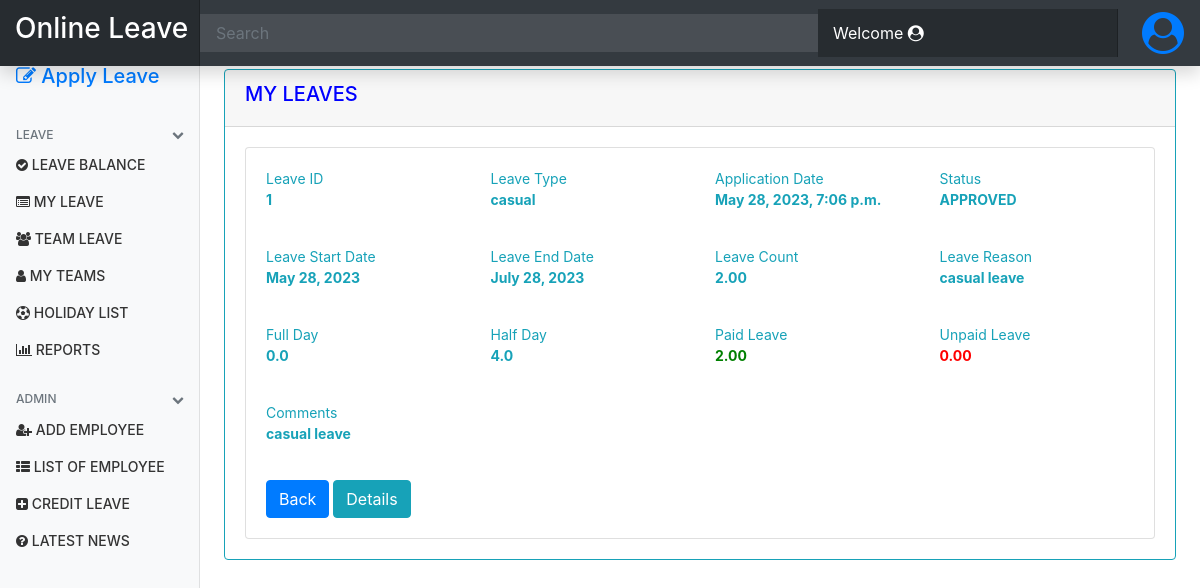
Page /leave/myleave/1/view/ on the committed database.
### applyleave/models.py (models this page shows, shortened)
class LeaveApplication(models.Model):
    empid = models.CharField(max_length=10)  # models.ForeignKey(EmployeeDetails, on_delete=models.CASCADE)
    name = models.CharField(max_length=100)
    company = models.CharField(max_length=50)  # models.ForeignKey(Company, on_delete=models.CASCADE)
    reporting_manager_empid = models.CharField(max_length=10, blank=True, null=True)
    tenure_month = models.IntegerField(default=0)
    applied_on = models.DateTimeField(default=datetime.now(), null=True)
    leave_type = models.CharField(max_length=50)
    leave_start = models.DateField()
    leave_end = models.DateField()
    leave_for = models.CharField(max_length=20)
    days = models.DecimalField(max_digits=5, decimal_places=2, null=True, blank=True, default=0)
    paid_leave = models.DecimalField(max_digits=5, decimal_places=2, null=True, blank=True, default=0)
    unpaid_leave = models.DecimalField(max_digits=5, decimal_places=2, null=True, blank=True, default=0)
    reason = models.CharField(max_length=100, null=True)
    comments = models.CharField(max_length=200, blank=True, null=True, help_text="Maximum Limit is 200 Characters")
    status = models.CharField(max_length=50, choices=STATUS_CHOICE, null=True)
    status_update_by = models.CharField(max_length=50, null=True, blank=True)
    status_update_on = models.DateTimeField(null=True, blank=True)
    category = models.CharField(max_length=50, choices=APPROVE_CATEGORY, null=True)
    manager_remarks = models.CharField(max_length=200, blank=True, null=True, help_text="Maximum Limit is 200 Characters")

### applyleave/views.py (the view)
# urls.py: path('myleave/<int:id>/view/', views.my_leave_view, name='my_leave_view'),
def my_leave_view(request, id=None):
    context = {}
    obj_leave_app = LeaveApplication.objects.get(id=id)
    context['obj_leave_app'] = obj_leave_app
    leave_details = LeaveApplicationDetails.objects.filter(transid=id)
    full_day = LeaveApplicationDetails.objects.filter(transid=id, leave_for='Full Day', remarks='Working Day').count()
    half_day = (obj_leave_app.days - full_day) * 2
    context['full_day'] = float(full_day)
    context['half_day'] = float(half_day)
    context['leave_details'] = leave_details
    return render(request, 'myleave_view.html', context)

### applyleave/templates/myleave_view.html (shortened to what this page needs)
{% extends 'base.html' %}
{% block heading %} MY LEAVES  {% endblock %}
{% block content %}
<form action="/myleave/{{leave.leaveid}}/view/" method="post" style="max-width: 100%;">
    <div class="card">
        <div class="card-body">
            <div class="form-group row">
                    <div class="col-md-3 mb-1">
                        <span class="input-text">Leave ID</span>
                        <p><strong> {{ obj_leave_app.id }} </strong></p>
                    </div>
                    <div class="col-md-3 mb-1">
                        <span class="input-text">Leave Type</span>
                        <p><strong> {{ obj_leave_app.leave_type }} </strong></p>
                    </div>
                    <div class="col-md-3 mb-1">
                        <span class="input-text">Application Date</span>
                        <p><strong> {{ obj_leave_app.applied_on }} </strong></p>
                    </div>
                    <div class="col-md-3 mb-1">
                        <span class="input-text">Status</span>
                        <p><strong> {{ obj_leave_app.status }} </strong></p>
                    </div>
                </div>
                <div class="form-group row">
                    <div class="col-md-3 mb-1">
                        <span class="input-text">Leave Start Date</span>
                        <p><strong> {{ obj_leave_app.leave_start }} </strong></p>
                    </div>
                    <div class="col-md-3 mb-1">
                        <span class="input-text">Leave End Date</span>
                        <p><strong> {{ obj_leave_app.leave_end }} </strong></p>
                    </div>
                    <div class="col-md-3 mb-1">
                        <span class="input-text">Leave Count</span>
                        <p><strong> {{ obj_leave_app.days }}</strong></p>
                    </div>
                    <div class="col-md-3 mb-1">
                        <span class="input-text">Leave Reason</span>
                        <p><strong> {{ obj_leave_app.reason }} </strong></p>
                    </div>
                </div>
                <div class="form-group row">
                    <div class="col-md-3 mb-1">
                        <span class="input-text">Full Day</span>
                        <p><strong> {{ full_day }}</strong></p>
                    </div>
                    <div class="col-md-3 mb-1">
                        <span class="input-text">Half Day</span>
                        <p><strong> {{ half_day }}</strong></p>
                    </div>
                    <div class="col-md-3 mb-1">
                        <span class="input-text">Paid Leave</span>
                        <p style="color:Green"><strong> {{ obj_leave_app.paid_leave }}</strong></p>
                    </div>
                    <div class="col-md-3 mb-1">
                        <span class="input-text">Unpaid Leave</span>
                        <p style="color:Red"><strong> {{ obj_leave_app.unpaid_leave }} </strong></p>
                    </div>
                </div>
            <div class="form-group row">
                    <div class="col-md-9 mb-1">
                        <span class="input-text">Comments</span>
                        <p><strong> {{ obj_leave_app.comments }} </strong></p>
                    </div>
            </div>
            <a href="{% url 'my_leave' %}" role="button" class="btn  btn-primary">Back</a>
            <button type="button" class="btn btn-info" data-toggle="modal" data-target="#leavedetails" id="btn_leave_app_apply">Details</button>
        </div>
        </div>
</form>
{% endblock %}

### static/css/dashboard.css (style rules this page uses)
body { font-size: .875rem; }

### rows in the picture
LeaveApplication: id "1", leave_type "casual", applied_on "May 28, 2023, 7:06 p.m.", status "APPROVED", leave_start "May 28, 2023", leave_end "July 28, 2023", days "2.00", reason "casual leave", paid_leave "2.00", unpaid_leave "0.00", comments "casual leave"

### other values in the picture
{{ full_day }} "0.0"
{{ half_day }} "4.0"
